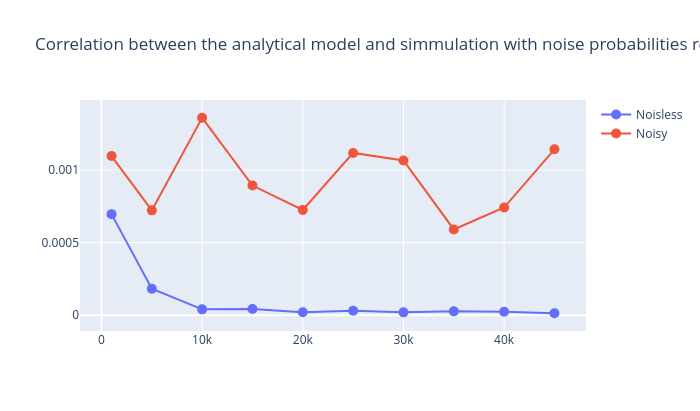

Notebook cell for this chart:
### Code cell
# Configuración del subplot
fig = go.Figure()
fig.add_trace(go.Scatter(
                x = df_reviewed['N_states'].values,
                y = df_reviewed['MSE'].values,
                name="Noisless"
                 ))
fig.add_trace(go.Scatter(
                 y = df_noisy['MSE'].values,
                 x = df_noisy['N_states'].values,
                name="Noisy"
                 ))
fig.update_traces(marker_size=10)
#fig.update_yaxes(range=[0,0.1])
fig.update_layout(
    title = 'Correlation between the analytical model and simmulation with noise probabilities reviewed by literature',
    height = 411,
    width = 700
)

### Figure 1 — Plotly figure (JSON) as saved in the notebook; plotly's stock layout.template omitted (floating-point values rounded to 4 significant figures)
{"data": [{"marker": {"size": 10}, "name": "Noisless", "type": "scatter", "x": [1000.0, 5000.0, 10000.0, 15000.0, 20000.0, 25000.0, 30000.0, 35000.0, 40000.0, 45000.0], "y": [0.0006957, 0.0001817, 4.02e-05, 4.22e-05, 2.019e-05, 3.011e-05, 1.951e-05, 2.646e-05, 2.379e-05, 1.363e-05]}, {"marker": {"size": 10}, "name": "Noisy", "type": "scatter", "x": [1000.0, 5000.0, 10000.0, 15000.0, 20000.0, 25000.0, 30000.0, 35000.0, 40000.0, 45000.0], "y": [0.001096, 0.0007217, 0.001359, 0.0008927, 0.0007249, 0.001117, 0.001065, 0.0005905, 0.0007412, 0.001142]}], "layout": {"height": 411, "title": {"text": "Correlation between the analytical model and simmulation with noise probabilities reviewed by literature"}, "width": 700}}
